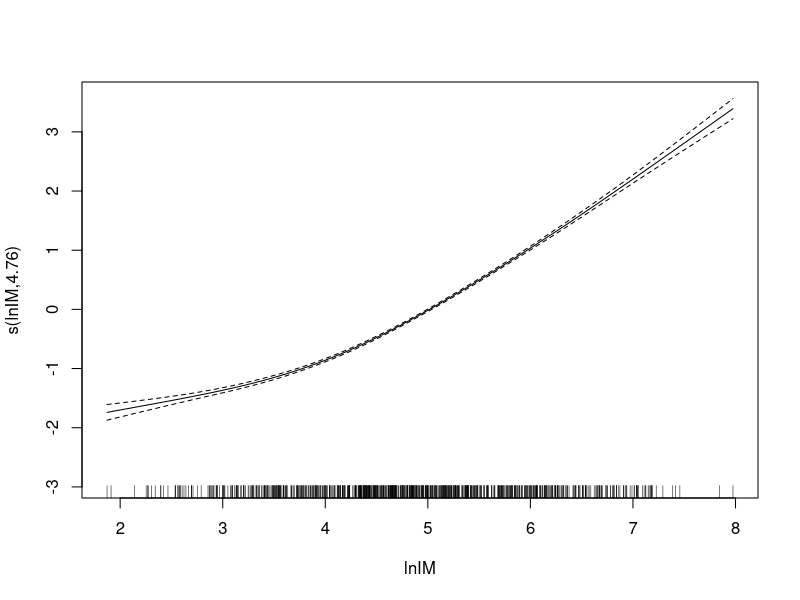
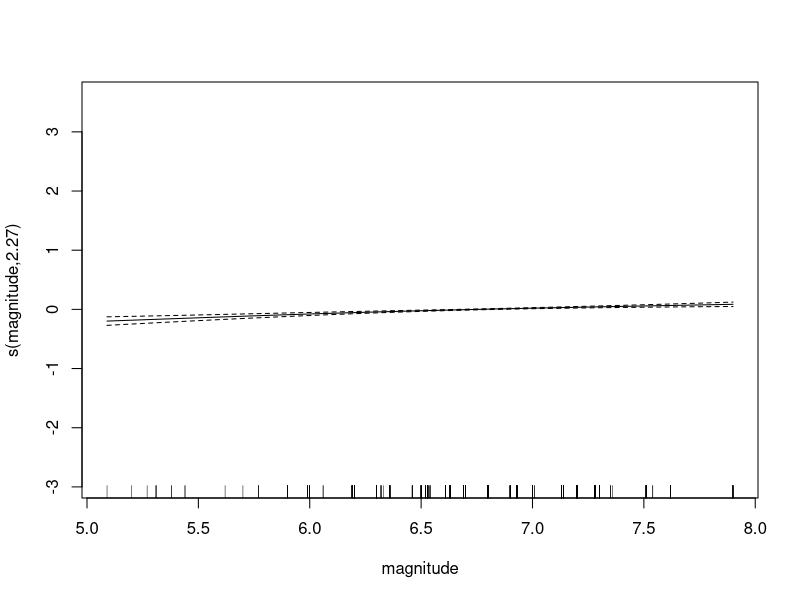
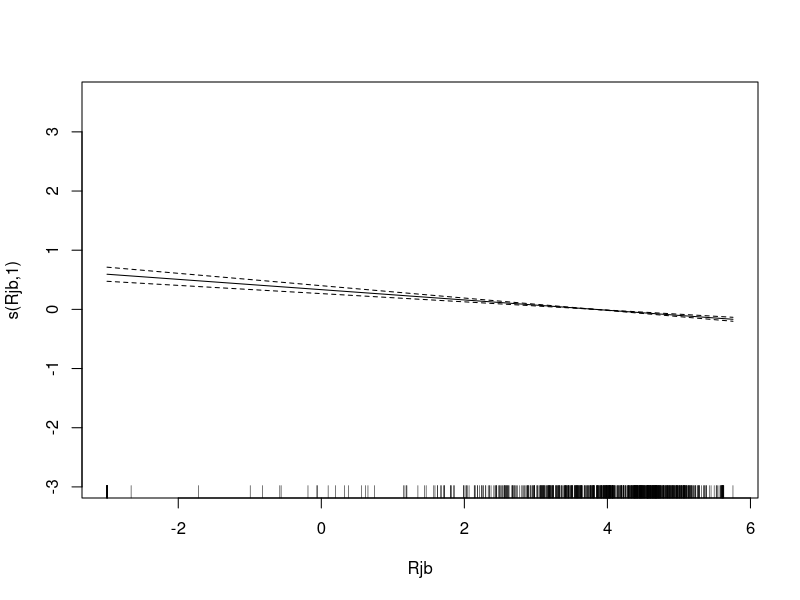
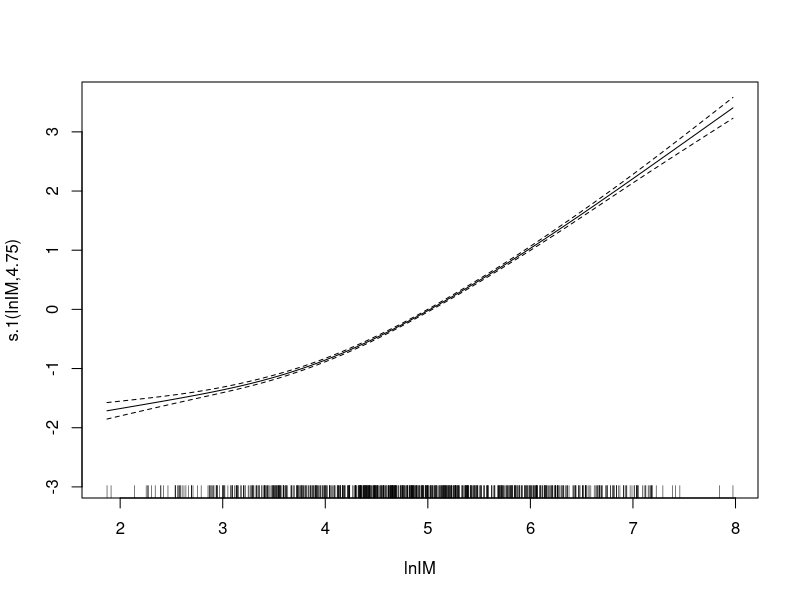
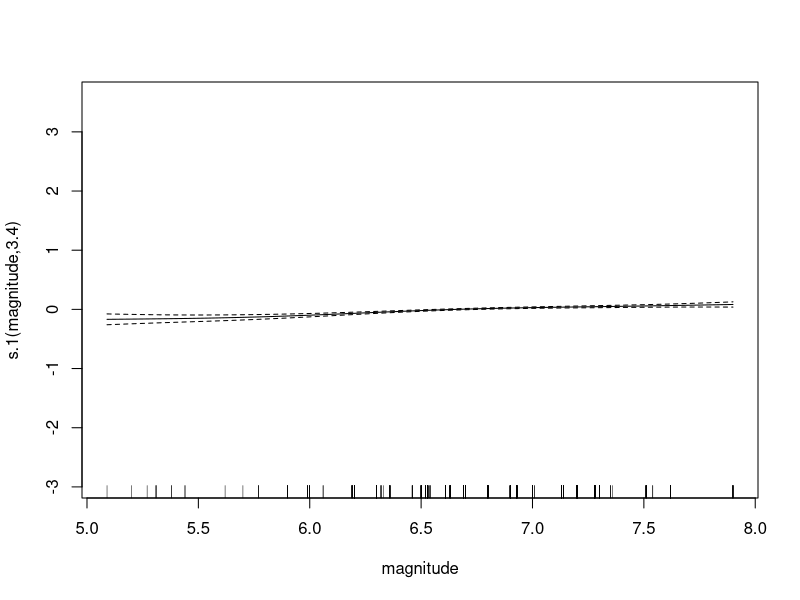
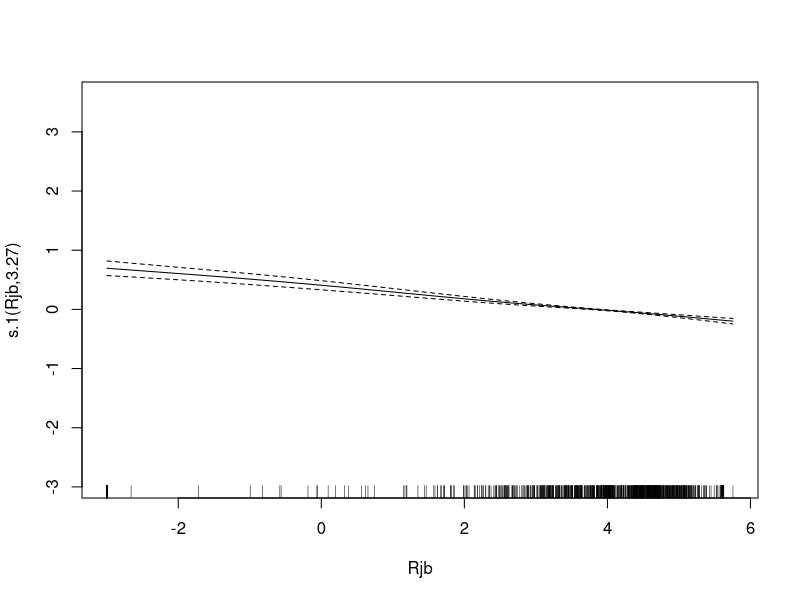
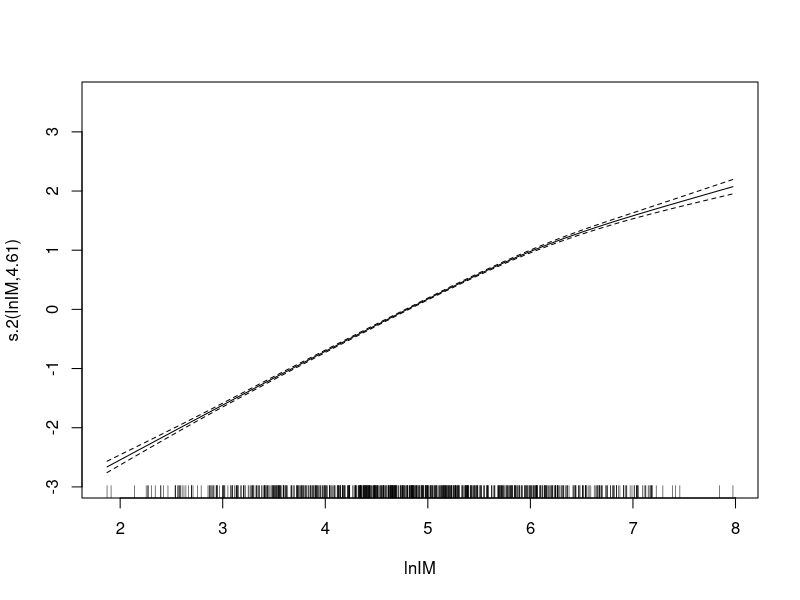
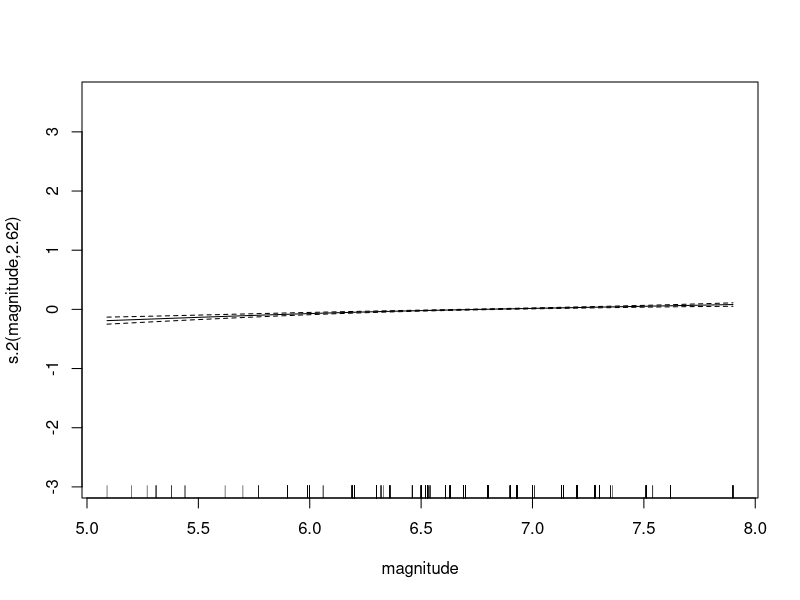

Generate these figures, in order, with R: (Note: this script raises an error after producing the figures.)
## ---- chunk 1
knitr::opts_chunk$set(echo = TRUE)
## ---- chunk 2
library(dplyr)
#library(dslabs)
library(mgcv)
## ---- chunk 3
#dat = read.csv('Inputs_for_s4_96x48_veryhigh_pID1.csv', header = TRUE)
dat = read.csv('Inputs_for_s2_48x32_high_avg_EDP.csv', header = TRUE)
magnitude = read.table('data/Magnitude.txt', header=FALSE)
Rjb = read.table('data/Distance_Rjb.txt', header = FALSE)
columns = colnames(dat)
head(dat)
## ---- chunk 4
ln_sdrX = as.matrix(log(dat['story_1_sdrX']))
ln_pfaX = as.matrix(log(dat['story_1_pfaX']))

######## The list of IMs used ##############
lnsaT1 = as.matrix(log(dat['SaT1']))
lnPGA = log(as.matrix(dat['PGA']))
lnPGV = log(as.matrix(dat['PGV']))
lnsaAvg = log(as.matrix(dat['Sa_avg']))
lnCAV = log(as.matrix(dat['CAV']))
lnSI = log(as.matrix(dat['SI']))
lnASI = log(as.matrix(dat['ASI']))
lnDSI = log(as.matrix(dat['DSI']))
lnDS_5to75 = log(as.matrix(dat['DS_5to75']))
lnDS_5to95 = log(as.matrix(dat['DS_5to75']))


magnitude = as.matrix(magnitude)
Rjb = as.matrix(log(Rjb))

#df <- data.frame(SDR=ln_sdrX, PFA=ln_pfaX, SaT1=ln_saT1, SaAvg=ln_saAvg, magnitude=magnitude, 
#                 distance = Rjb, PGV=lnPGV, PGA = lnPGA)
#df
## ---- chunk 5
lnIM = lnsaT1

fit <- gam(list(as.matrix(log(dat['story_1_sdrX']))  ~ s(lnIM, k=6) + s(magnitude, k=6) + s(Rjb, k=6),
                as.matrix(log(dat['story_1_sdrZ']))  ~ s(lnIM, k=6) + s(magnitude, k=6) + s(Rjb, k=6),
                as.matrix(log(dat['story_1_pfaX'])) ~ s(lnIM, k = 6) + s(magnitude, k=6) + s(Rjb,k=6),
                as.matrix(log(dat['story_1_pfaZ'])) ~ s(lnIM, k = 6) + s(magnitude, k=6) + s(Rjb,k=6),
                as.matrix(log(dat['story_2_sdrX']))  ~ s(lnIM, k=6) + s(magnitude, k=6) + s(Rjb, k=6),
                as.matrix(log(dat['story_2_sdrZ']))  ~ s(lnIM, k=6) + s(magnitude, k=6) + s(Rjb, k=6),
                as.matrix(log(dat['story_2_pfaX'])) ~ s(lnIM, k = 6) + s(magnitude, k=6) + s(Rjb,k=6),
                as.matrix(log(dat['story_2_pfaZ'])) ~ s(lnIM, k = 6) + s(magnitude, k=6) + s(Rjb,k=6)
                ),
                family = mvn(d = 8))
summary(fit)
## ---- chunk 6
plot(fit)
## ---- chunk 7

fit <- gam(list(ln_sdrX  ~ s(ln_saT1, k=6) + s(magnitude, k = 6) + s(Rjb, k = 6), 
                ln_pfaX ~ s(ln_saT1, k = 6) + s(magnitude, k = 6) + s(Rjb, k = 6)
                ),
                family = mvn(d = 2))
summary(fit)
## ---- chunk 8


fit <- gam(list(ln_sdrX  ~ s(lnPGA, k=6) + s(magnitude, k = 6) + s(Rjb, k = 6), 
                ln_pfaX ~ s(lnPGA, k = 6) + s(magnitude, k = 6) + s(Rjb, k = 6)),
                family = mvn(d = 2))
summary(fit)
## ---- chunk 9


fit <- gam(list(ln_sdrX  ~ s(lnPGV, k=6) + s(magnitude, k = 6) + s(Rjb, k = 6), 
                ln_pfaX ~ s(lnPGV, k = 6) + s(magnitude, k = 6) + s(Rjb, k = 6)),
                family = mvn(d = 2))
summary(fit)
## ---- chunk 10


fit <- gam(list(ln_sdrX  ~ s(ln_saAvg, k=6) + s(magnitude, k = 6) + s(Rjb, k = 6), 
                ln_pfaX ~ s(ln_saAvg, k = 6) + s(magnitude, k = 6) + s(Rjb, k = 6)),
                family = mvn(d = 2))
summary(fit)
## ---- chunk 11
fit$df.residual
## ---- chunk 12
#
# estimated cov matrix between SDR and PFA
cov <- solve(crossprod(fit$family$data$R))
cov
## ---- chunk 13
# correlation matrix between SDR and PFA
cov2cor(cov)
## ---- chunk 14
fit$family$data
## ---- chunk 15
N <- 200
I <- exp(rnorm(N, mean=0, sd=0.5))
mag <- rnorm(N, mean=3, sd=0.5)
log_acc <- I + rnorm(N, mean=1, sd=0.2)
log_disp <- 2*I + rnorm(N, mean=1, sd=0.5) / mag
df <- data.frame(log_acc=log_acc, log_disp=log_disp, I=I, mag=mag)
df
## ---- chunk 16

library(mgcv)

fit <- gam(list(log(log_disp)  ~ s(mag), log_acc ~ I + s(mag)),
         data = df, family = mvn(d = 2))

#fit <- gam(list(log_disp  ~ I + s(mag), log_acc ~ I + s(mag)),
#         data = df, family = mvn(d = 2))
summary(fit)

plot(fit)
## ---- chunk 17

#library(mgcv)

#fit <- gam(list(sdr  ~ I + s(mag) + s(Rjb), pfa ~ I + s(mag)) + s(Rjb),
#         data = df, family = mvn(d = 2))
#summary(fit)

#plot(fit)
## ---- chunk 18
#
# estimated cov matrix between log_acc and log_disp
cov <- solve(crossprod(fit$family$data$R))
cov
## ---- chunk 19
# correlation matrix between log_acc and log_disp
cov2cor(cov)
## ---- chunk 20
coef(fit)
## ---- chunk 21
fit$family$data
## ---- chunk 22
fit$family$data
